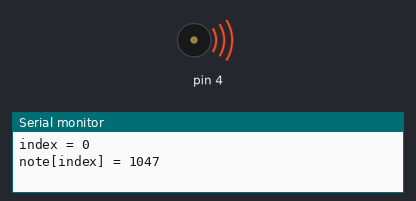
Simulated run of this sketch. Board: Arduino Uno, built with avr-gcc and run on an emulated ATmega328P. Parts: buzzer (waves = sounding), the last lines printed to the serial monitor.

Above: at 0.1 s.
At 5.8 s:
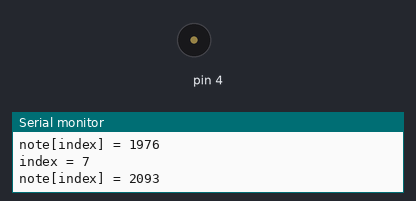
Timing chart, 0 to 7.3 s (numbered marks = the images above):
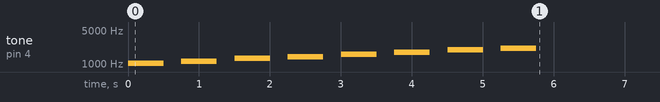

The sketch:

PlayNoteWithLoop.ino
```cpp
// Robotics with the BOE Shield – PlayNotesWithLoop
// Displays and plays another element from note array.

int note[] = {1047, 1147, 1319, 1397, 1568, 1760, 1976, 2093};

void setup()
{

  Serial.begin(9600);

  for(int index = 0; index < 8; index++)
  {
    Serial.print("index = ");
    Serial.println(index);

    Serial.print("note[index] = ");
    Serial.println(note[index]);

    tone(4, note[index], 500);
    delay(750);
  }
}

void loop()
{
}
```
